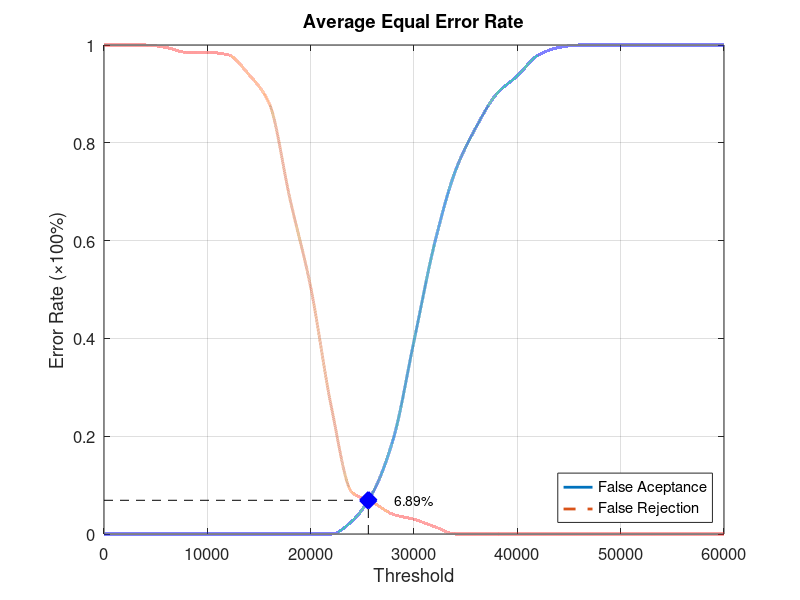
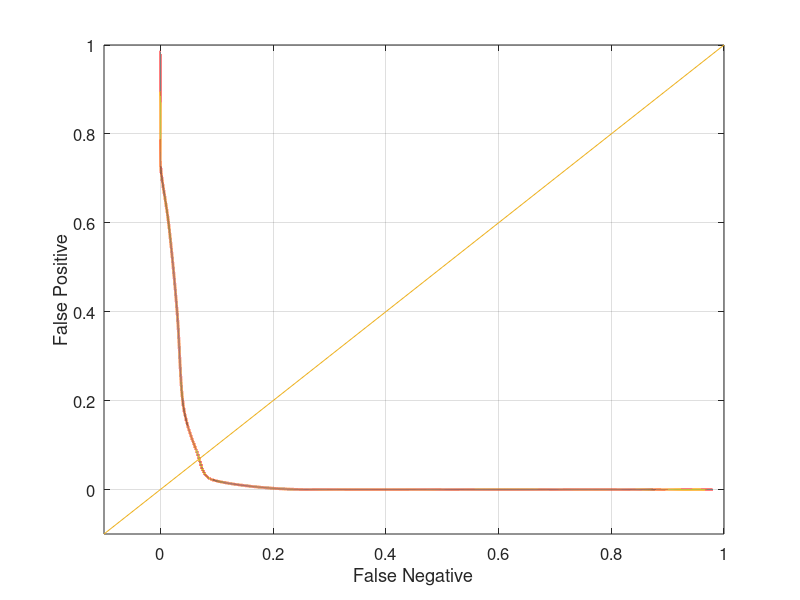

Source code (MATLAB) for these figures, in order:
function yEER = Database3_4
close all;
clear;
clc;
x = 0:2000:60000;
xq = 0:0.5:60000;

y0 = [0 0 0 0 0 0 0 0 0 0 0 0 0.0263158 0.0842105 0.194737 0.394737 0.594737 0.742105 0.831579 0.9 0.936842 0.978947 0.994737 1 1 1 1 1 1 1 1];
yy0 = interp1(x, y0, xq, 'pchip');
y1 = [1 1 1 0.995 0.985 0.985 0.98 0.94 0.88 0.685 0.505 0.26 0.085 0.065 0.04 0.03 0.015 0 0 0 0 0 0 0 0 0 0 0 0 0 0];
yy1 = interp1(x, y1, xq, 'pchip');

% Calculating EER: 
y2 = abs(y0 - y1);
find(y2 == min(y2))
yy2 = abs(yy0 - yy1);
xEER = find(yy2 == min(yy2));
xEERIndex = xq(xEER) % X-axis EER
yEER = yy0(xEER) % Y-axis EER

main = figure
plot(xq, yy0,'-','LineWidth', 2);	hold on
plot(xq, yy1,'--','LineWidth', 2);	hold on
plot([xEERIndex xEERIndex], [0 yEER], 'k--');	hold on
plot([0 xEERIndex], [yEER yEER], 'k--');	hold on
plot(xEERIndex, yEER, 'bx', 'LineWidth', 10);	hold on
text(xEERIndex + 10 * xEERIndex / 100, yEER, [num2str(round((10000 * yEER)) / 100) '%'])
legend('False Aceptance', 'False Rejection', 'Location', 'SouthEast')
xlabel('Threshold')
ylabel('Error Rate (\times100%)')
title('Average Equal Error Rate')
set(gca, 'FontSize', 12)
axis([0 60000 0 1])
grid on

print(main, 'Database3_4Main', '-dpng');
FNRxFPR = figure('Color', [1 1 1]);
plot(yy1, yy0, '-', yy1, yy0, 'LineWidth', 2);
hold on
y = -0.1:0.1:1
plot(y, y); 
set(gca, 'FontSize', 12)
xlabel('False Negative')
ylabel('False Positive')
axis([-0.1 1 -0.1 1])
set(gca, 'FontSize', 12)
grid on

print(FNRxFPR, 'Database3_4FNRxFPR','-dpng');
end
